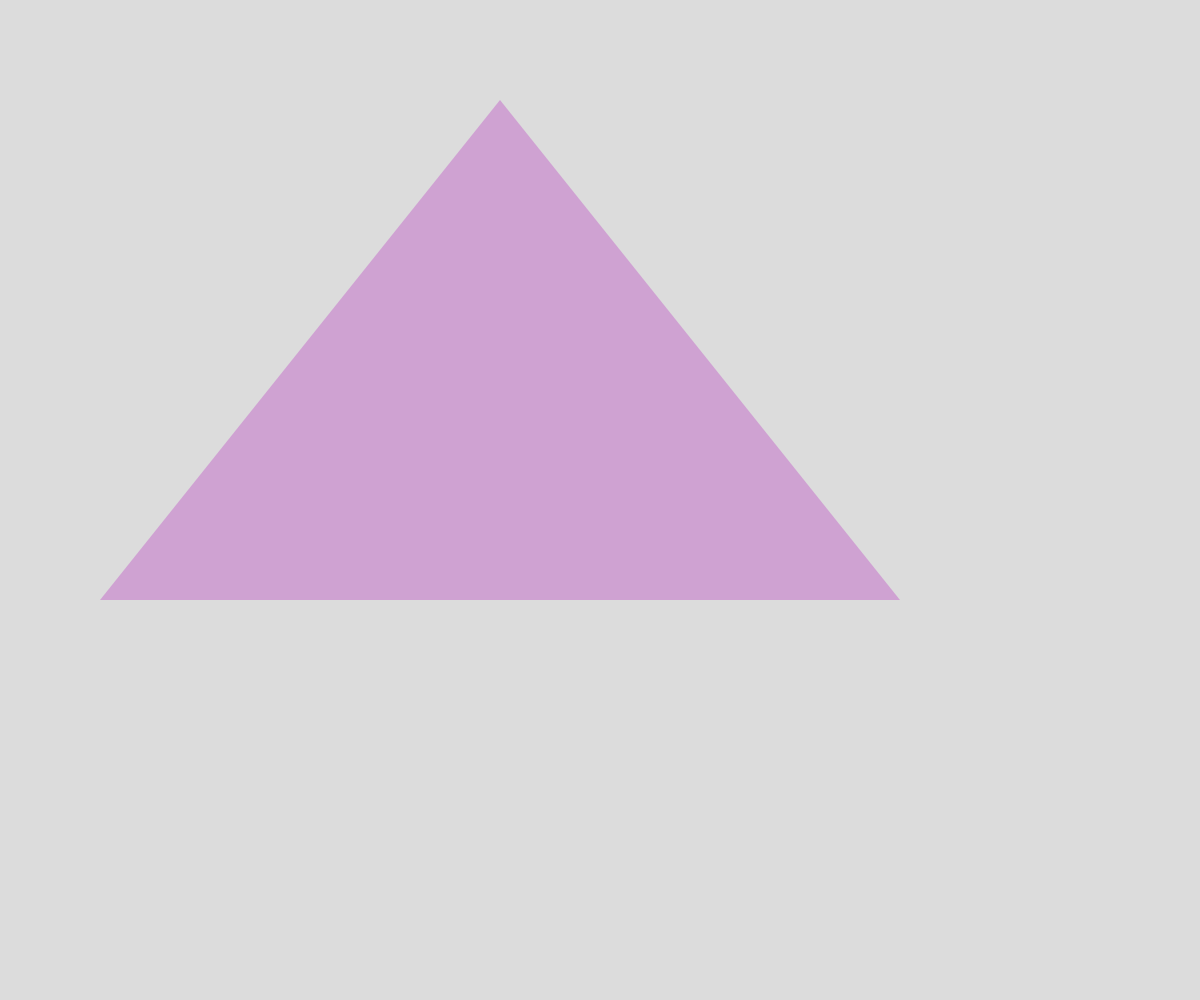
Frame 1 (no input)
Frame 60 (no input): identical to frame 1, image omitted
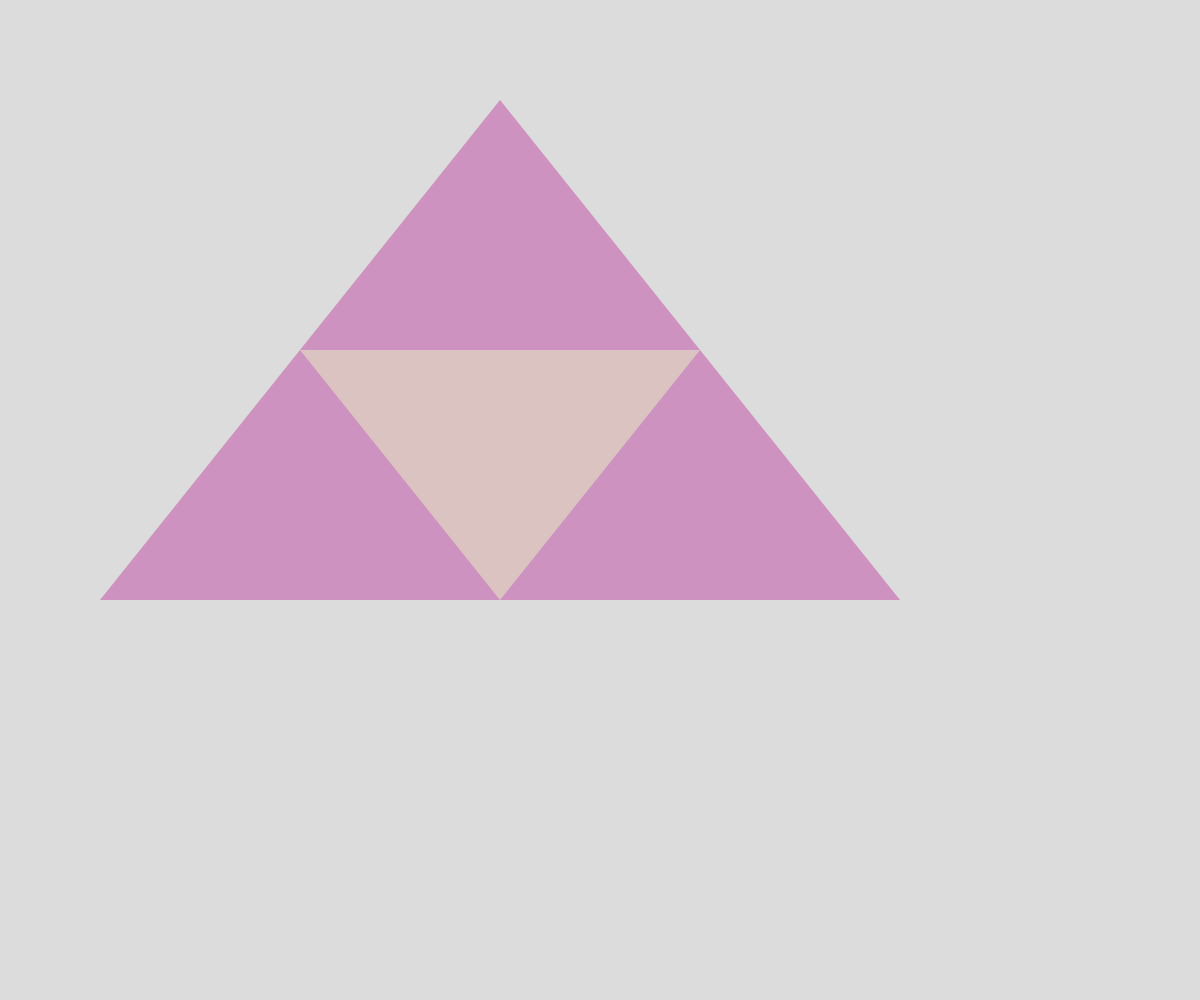
Frame 120 (the mouse pressed at the canvas centre since frame 60)

The p5.js sketch that drew these frames (run headless with seeded random() and noise() and a simulated clock; from frame 60 on, the mouse is pressed at the canvas centre):

// p5.js sketch
// ── sketch.js
// Project Title
// Your Name
// Date
//
// Extra for Experts:
// - describe what you did to take this project "above and beyond"

let iterAmount = 0;
let colorArray = [];
const maxDepth = 9;

let triangleVertices = [
  {x: 500, y: 100}, 
  {x: 100, y: 600}, 
  {x: 900, y: 600}
];

function setup() {
  createCanvas(windowWidth, windowHeight);
  for(let i = 0; i < maxDepth + 2; i++) {
    colorArray.push(color(random(255), random(255), random(255), random(255)));
  }
}

function draw() {
  background(220);
  noStroke();
  sierpinski(triangleVertices, iterAmount);
}

let sierpinski = (points, depth) => {
  fill(colorArray[depth]);
  triangle(points[0].x, points[0].y, points[1].x, points[1].y, points[2].x, points[2].y); 
  if (depth > 0 && depth < maxDepth) {
    fill(colorArray[depth]);
    sierpinski([points[0], getMidPoint(points[0], points[1]), getMidPoint(points[0], points[2])], depth - 1);
    sierpinski([points[1], getMidPoint(points[0], points[1]), getMidPoint(points[1], points[2])], depth - 1);
    sierpinski([points[2], getMidPoint(points[0], points[2]), getMidPoint(points[1], points[2])], depth - 1);
  }
  else if(depth > maxDepth) {
    iterAmount = 0;
    colorArray = [];
    for(let i = 0; i < maxDepth + 2; i++) {
      colorArray.push(color(random(255), random(255), random(255), random(255)));
    }
  }
}

let getMidPoint = (point1, point2) => {
  let xDiff = point1.x + point2.x;
  let yDiff = point1.y + point2.y;
  return {x: xDiff/2, y: yDiff / 2};  
}

function mousePressed() {
  iterAmount++;
}
